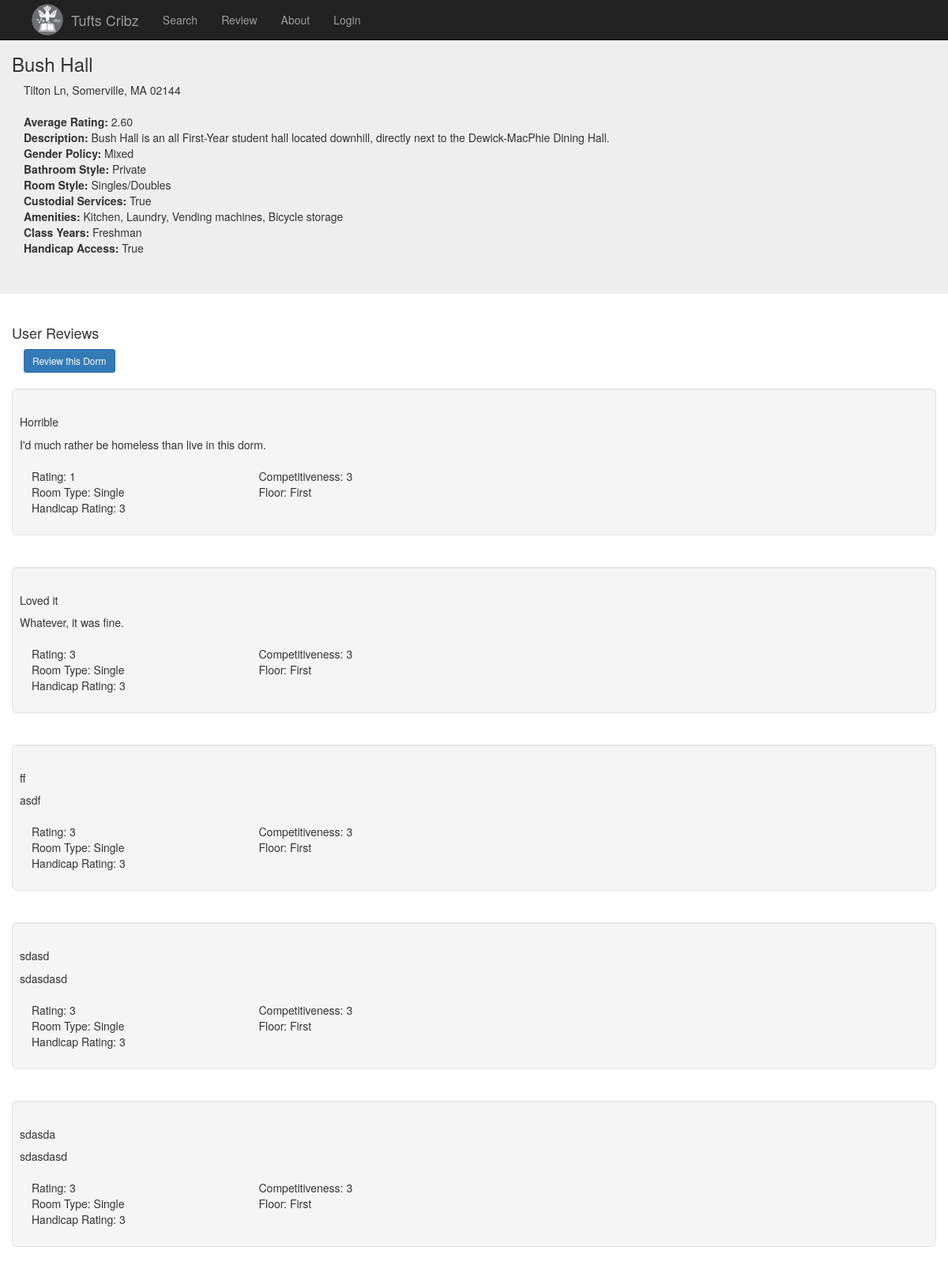
Page /2/ on the committed database.
### reviews/models.py (models this page shows)
class Dorm(models.Model):
    created_at = models.DateTimeField('time created', auto_now = True);
    updated_at = models.DateTimeField('time updated', auto_now = True);
    dorm_id = models.AutoField(primary_key=True);
    name = models.CharField(max_length=500);
    address = models.CharField(max_length=500);
    gender_policy = models.CharField(max_length=500);
    bathroom_style = models.CharField(max_length=500);
    room_style = models.CharField(max_length=500);
    amenities = models.CharField(max_length=500);
    class_years = models.CharField(max_length=500);
    comments = models.CharField(max_length=500);
    handicap_access = models.BooleanField();
    custodial_services = models.BooleanField();
    dorm_image = models.ImageField(upload_to='images/', blank=True);
    lat = models.CharField(max_length=50, default=0);
    long = models.CharField(max_length=50, default=0);

class Review(models.Model):
    RATING_CHOICES = (
        (1, '1'),
        (2, '2'),
        (3, '3'),
        (4, '4'),
        (5, '5'),
    )
    FLOOR_CHOICES = (
        ('Basement', 'Basement'),
        ('First', 'First'),
        ('Second', 'Second'),
        ('Third', 'Third'),
        ('Fourth', 'Fourth'),
        ('Fifth', 'Fifth'),
    )
    ROOM_CHOICES = (
        ('Single', 'Single'),
        ('Double', 'Double'),
        ('Triple', 'Triple'),
        ('Suite', 'Suite'),
    )
    created_at = models.DateTimeField('time created', auto_now = True);
    updated_at = models.DateTimeField('time updated', auto_now = True);
    rating = models.IntegerField(choices = RATING_CHOICES, default=3);
    handicap_rating = models.IntegerField(choices = RATING_CHOICES, default=3);
    competetiveness = models.IntegerField(choices = RATING_CHOICES, default=3);
    review_id = models.AutoField(primary_key=True);
    user = models.CharField(max_length=150, default=0);
    room_type  = models.CharField(choices = ROOM_CHOICES, default='Single', max_length=10);
    floor = models.CharField(choices = FLOOR_CHOICES, default='First', max_length=10);
    title = models.CharField(max_length=100);
    comment = models.CharField(max_length=500);
    dorm = models.ForeignKey(Dorm, on_delete=models.CASCADE);
    image = models.ImageField(upload_to='uploads/');

### reviews/views.py (the view)
# urls.py: url(r'^(?P<dorm_id>[0-9]+)/$', views.dorm_reviews, name='dorm_reviews'),
def dorm_reviews(request, dorm_id):
	dorm_queried = Dorm.objects.get(dorm_id=dorm_id)
	review_queried = Review.objects.filter(dorm=dorm_queried)
	template = loader.get_template('reviews/dorm_reviews.html')
	context = {
		'dorm_queried': dorm_queried,
		'review_queried':review_queried,
	}
	return render(request, 'reviews/dorm_reviews.html', context)

### reviews/templates/reviews/dorm_reviews.html (shortened to what this page needs)
{% load staticfiles %}
<head>
  <link href="{% static 'css/bootstrap.min.css' %}" rel="stylesheet">
</head>
<body>
    <div class="basic">
        {% include "reviews/nav.html" %}
    </div>
	<div class="jumbotron">
		<div class="container">
			{% if dorm_queried %}
			<div class="row"><h3>{{dorm_queried.name}}</h3></div>
			<div class="row">
				<div class="col-md-12">{{dorm_queried.address }}</div>
			</div><br>
			<div class="row">
				<div class="col-md-3" id="dorm_rating"></div>
			</div>
			<div class="row">
				<div class="col-md-12"><strong>Description:</strong> {{dorm_queried.comments}}</div>
			</div>
			<div class="row">
				<div class="col-md-3"><strong>Gender Policy:</strong> {{dorm_queried.gender_policy}}</div>
			</div>
			<div class="row">
				<div class="col-md-3"><strong>Bathroom Style:</strong> {{dorm_queried.bathroom_style}}</div>
			</div>
			<div class="row">
				<div class="col-md-3"><strong>Room Style:</strong> {{dorm_queried.room_style}}</div>
			</div>
			<div class="row">
				<div class="col-md-3"><strong>Custodial Services:</strong> {{dorm_queried.custodial_services}}</div>
			</div>
			<div class="row">
				<div class="col-md-12"><strong>Amenities:</strong> {{dorm_queried.amenities}}</div>
			</div>
			<div class="row">
				<div class="col-md-3"><strong>Class Years:</strong> {{dorm_queried.class_years}}</div>
			</div>
			<div class="row">
				<div class="col-md-3"><strong>Handicap Access:</strong> {{dorm_queried.handicap_access}}</div>
			</div>
			{% else %}
			<p>No dorms info available.</p>
			{% endif %}
		</div>
	</div>
	<div class="container">
		<div class="row"><h4>User Reviews</h4></div>
		<a class="btn btn-primary btn-sm" href="/{{dorm_queried.dorm_id}}/post/">Review this Dorm</a>
		<br><br>
	</div>
	{% if review_queried %}
	{% for user_rev in review_queried %}
		<div class="container well well-lg">
		<div class="row"><h5> {{user_rev.title}}</h5></div>
		<div class="row"> {{user_rev.comment}}</div>
		<br>
		<div class="row">
			<div class="col-md-3">Rating: {{ user_rev.rating }}</div>
			<div class="col-md-3">Competitiveness: {{user_rev.competetiveness}}</div>
		</div>
		<div class="row">
			<div class="col-md-3">Room Type: {{ user_rev.room_type }}</div>
			<div class="col-md-3">Floor: {{ user_rev.floor}}</div>
		</div>
	{% if user_rev.handicap_rating %}
		<div class="row">
			<div class="col-md-3">Handicap Rating: {{user_rev.handicap_rating}}</div>
		</div>
	{% endif %}
		</div>
		<br>
	{% endfor %}
	{% else %}
		<div class="container">
		<div class="row">
			<div class="col-md-3">There are no reviews for this dorm yet.</div>
		</div>
		</div>
	{% endif %}
</body>

### reviews/templates/reviews/nav.html (shortened to what this page needs)
{% load staticfiles %}
<nav class="navbar navbar-inverse navbar-fixed-top">
  <div class="container">
    <div class="navbar-header">
      <a href="/" class="navbar-left"><img src="{% static '/images/tufts_logo.png' %}" width="40" height="40" hspace="10" vspace= "5" alt="Tufts Logo"></a>
      <a class="navbar-brand" href="/">Tufts Cribz</a>
    </div>
    <div id="navbar" class="collapse navbar-collapse">
      <ul class="nav navbar-nav">
        <li><a href="/dorm_search/">Search</a></li>
        <li><a href="/review/">Review</a></li>
        <li><a href="/about/">About</a></li>
        {% if user.is_authenticated %}
            <li><a href="/profile/">Profile</a></li>
        {% else %}
            <li><a href="/login/">Login</a></li>
        {% endif %}
      </ul>
    </div>
  </div>
</nav>

### rows in the picture
Dorm: name "Bush Hall", address "Tilton Ln, Somerville, MA 02144", comments "Bush Hall is an all First-Year student hall located downhill, directly next to the Dewick-MacPhie Dining Hall.", gender_policy "Mixed", bathroom_style "Private", room_style "Singles/Doubles", custodial_services "True", amenities "Kitchen, Laundry, Vending machines, Bicycle storage", class_years "Freshman", handicap_access "True"
Review: title "Horrible", comment "I'd much rather be homeless than live in this dorm.", rating "1", competetiveness "3", room_type "Single", floor "First", handicap_rating "3"
Review: title "Loved it", comment "Whatever, it was fine.", rating "3", competetiveness "3", room_type "Single", floor "First", handicap_rating "3"
Review: title "ff", comment "asdf", rating "3", competetiveness "3", room_type "Single", floor "First", handicap_rating "3"
Review: title "sdasd", comment "sdasdasd", rating "3", competetiveness "3", room_type "Single", floor "First", handicap_rating "3"
Review: title "sdasda", comment "sdasdasd", rating "3", competetiveness "3", room_type "Single", floor "First", handicap_rating "3"
